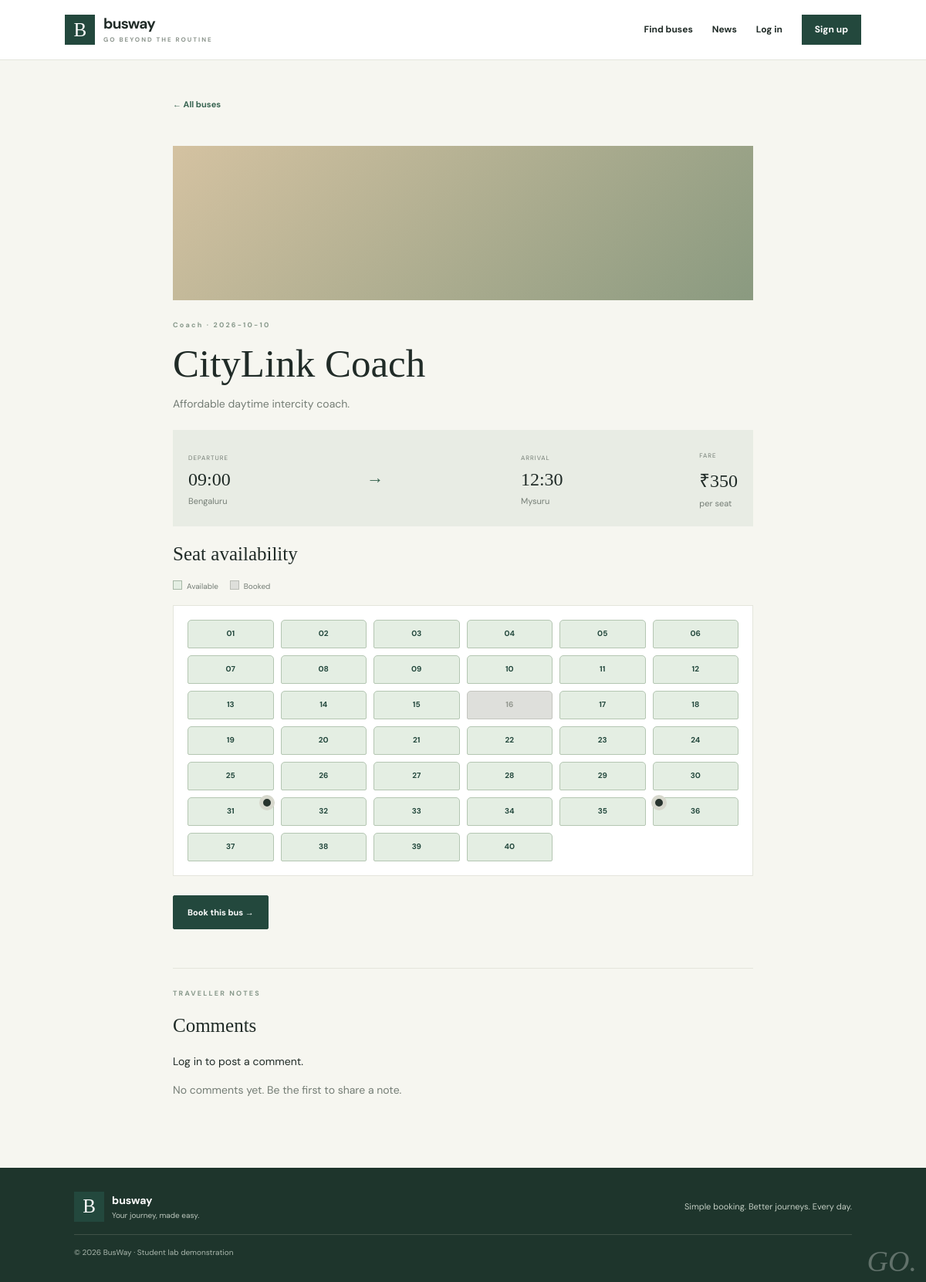
/bus/3, run on the app's committed database.
### tables this page shows
CREATE TABLE categories(
            id INTEGER PRIMARY KEY AUTOINCREMENT,
            name TEXT NOT NULL UNIQUE,
            description TEXT NOT NULL DEFAULT ''
        );

CREATE TABLE buses(
            id INTEGER PRIMARY KEY AUTOINCREMENT,
            name TEXT NOT NULL,
            category_id INTEGER NOT NULL REFERENCES categories(id),
            source TEXT NOT NULL,
            destination TEXT NOT NULL,
            departure TEXT NOT NULL,
            arrival TEXT NOT NULL,
            travel_date TEXT NOT NULL,
            price REAL NOT NULL CHECK(price >= 0),
            total_seats INTEGER NOT NULL CHECK(total_seats > 0),
            photo_url TEXT NOT NULL DEFAULT '',
            description TEXT NOT NULL DEFAULT '',
            active INTEGER NOT NULL DEFAULT 1
        );

### app.py (the view)
@app.route("/bus/<int:bus_id>")
def bus_detail(bus_id):
    bus = bus_with_category(bus_id)
    if not bus:
        abort(404)
    occupied = occupied_seats(bus_id)
    seats = [{"label": f"{n:02d}", "taken": f"{n:02d}" in occupied} for n in range(1, bus["total_seats"] + 1)]
    with db() as con:
        comments = con.execute("""SELECT c.*,u.name AS author FROM comments c JOIN users u ON u.id=c.user_id
                                  WHERE c.bus_id=? ORDER BY c.created_at DESC""", (bus_id,)).fetchall()
    return render_template("bus_detail.html", bus=bus, seats=seats, comments=comments)

### app.py (called while the page is built)
def db():
    con = sqlite3.connect(DB_PATH)
    con.row_factory = sqlite3.Row
    con.execute("PRAGMA foreign_keys=ON")
    return con

def user_now():
    if not session.get("user_id"):
        return None
    with db() as con:
        return con.execute("SELECT id,name,email,role FROM users WHERE id=?", (session["user_id"],)).fetchone()

def occupied_seats(bus_id, exclude_booking=None):
    sql = "SELECT seats FROM bookings WHERE bus_id=? AND status='Confirmed'"
    params = [bus_id]
    if exclude_booking:
        sql += " AND id != ?"
        params.append(exclude_booking)
    with db() as con:
        rows = con.execute(sql, params).fetchall()
    occupied = set()
    for row in rows:
        occupied.update(s.strip() for s in row["seats"].split(",") if s.strip())
    return occupied

def bus_with_category(bus_id):
    with db() as con:
        return con.execute("""SELECT b.*,c.name AS category_name,c.description AS category_description
                              FROM buses b JOIN categories c ON c.id=b.category_id WHERE b.id=?""",
                           (bus_id,)).fetchone()

@app.context_processor
def inject_globals():
    return {"current_user": user_now(), "today": date.today().isoformat()}

### templates/bus_detail.html
{% extends "base.html" %}{% block title %}{{ bus.name }}{% endblock %}{% block content %}<section class="narrow detail-page"><a class="text-link" href="{{ url_for('index') }}">← All buses</a><div class="detail-art art-2"><span class="bus-art-label">{{ bus.category_name|upper }}</span><span class="bus-art-wheel wheel-one"></span><span class="bus-art-wheel wheel-two"></span><span class="bus-art-word">GO.</span></div><span class="eyebrow">{{ bus.category_name }} · {{ bus.travel_date }}</span><h1>{{ bus.name }}</h1><p>{{ bus.description }}</p><div class="detail-route"><div><span>DEPARTURE</span><h2>{{ bus.departure }}</h2><p>{{ bus.source }}</p></div><span class="route-arrow">→</span><div><span>ARRIVAL</span><h2>{{ bus.arrival }}</h2><p>{{ bus.destination }}</p></div><div><span>FARE</span><h2>₹{{ "{:,.0f}".format(bus.price) }}</h2><p>per seat</p></div></div><h2 class="subheading">Seat availability</h2><div class="seat-legend"><span>Available</span><span>Booked</span></div><div class="seat-grid">{% for seat in seats %}<span class="seat {{ 'taken' if seat.taken else '' }}">{{ seat.label }}</span>{% endfor %}</div><a class="button" href="{{ url_for('book',bus_id=bus.id) }}">Book this bus →</a><section class="comments"><span class="eyebrow">TRAVELLER NOTES</span><h2>Comments</h2>{% if current_user %}<form class="comment-form" method="post" action="{{ url_for('add_comment',bus_id=bus.id) }}"><textarea name="body" rows="3" maxlength="1000" placeholder="Share your experience..." required></textarea><button class="button" type="submit">Post comment</button></form>{% else %}<p><a href="{{ url_for('login') }}">Log in</a> to post a comment.</p>{% endif %}{% for c in comments %}<article class="comment"><strong>{{ c.author }}</strong><small>{{ c.created_at }}</small><p>{{ c.body }}</p></article>{% else %}<p class="muted">No comments yet. Be the first to share a note.</p>{% endfor %}</section></section>{% endblock %}

### static/style.css (style rules this page uses)
:root { --ink:#202b27;--muted:#747d75;--paper:#f6f6f0;--white:#fff;--green:#23483d;--green2:#386451;--gold:#d8b879;--line:#e4e5dc;--red:#a2473e }
* { box-sizing:border-box }
body { margin:0;background:var(--paper);color:var(--ink);font:14px/1.65 'DM Sans',sans-serif }
a { color:inherit;text-decoration:none }
.eyebrow { display:block;font-size:9px;font-weight:700;letter-spacing:2.2px;color:#87988a;margin-bottom:12px }
.button { display:inline-flex;align-items:center;justify-content:center;gap:12px;background:var(--green);color:white;border:1px solid var(--green);padding:12px 18px;font-size:11px;font-weight:700;border-radius:2px;cursor:pointer;transition:.2s }
.art-2 { background:linear-gradient(135deg,#d4c2a1,#8a9a80) }
.bus-art-label { position:absolute;top:12px;left:15px;z-index:1;color:#fff;font-size:8px;letter-spacing:1.8px }
.bus-art-wheel { position:absolute;z-index:1;top:62%;width:20px;height:20px;border-radius:50%;background:#28342e;border:5px solid #d7d8cd }
.wheel-one { left:28% }
.wheel-two { right:28% }
.bus-art-word { position:absolute;right:12px;bottom:5px;font:italic 38px 'Playfair Display',serif;color:#ffffff4c }
.text-link { font-size:11px;color:var(--green2);font-weight:700 }
.page-intro h1,.narrow h1 { font:500 clamp(36px,4.5vw,51px)/1.2 'Playfair Display',serif;margin:0 0 10px }
.page-intro p,.narrow>p { color:var(--muted);margin:0 }
.narrow { max-width:800px;padding:45px 24px 75px;margin:auto }
.narrow>.text-link { display:inline-block;margin-bottom:25px }
.detail-art { height:200px;margin:20px 0 25px }
.detail-route { display:flex;align-items:center;justify-content:space-between;gap:15px;background:#e8ece4;padding:20px;margin:22px 0 }
.detail-route span { font-size:8px;letter-spacing:1px;color:var(--muted) }
.detail-route h2 { font:500 24px 'Playfair Display',serif;margin:5px 0 }
.detail-route p { font-size:11px;margin:0;color:var(--muted) }
.route-arrow { font-size:22px!important;color:var(--green2)!important }
.subheading,.comments h2 { font:500 25px 'Playfair Display',serif }
.seat-legend { display:flex;gap:15px;flex-wrap:wrap;font-size:10px;color:var(--muted);margin:13px 0 }
.seat-legend span:before { content:"";display:inline-block;width:10px;height:10px;background:#e4eee3;border:1px solid #a7b8a7;margin-right:6px;vertical-align:-1px }
.seat-legend span:nth-child(2):before { background:#dedfdb;border-color:#b9bcb5 }
.seat-grid { display:grid;grid-template-columns:repeat(6,minmax(35px,1fr));gap:9px;padding:18px;background:white;border:1px solid var(--line);margin:15px 0 25px }
.seat { display:grid;place-items:center;background:#e4eee3;border:1px solid #b4c6b2;color:var(--green);border-radius:5px 5px 2px 2px;min-height:37px;font-size:10px;font-weight:700 }
.seat.taken { background:#dedfdb;border-color:#c3c5be;color:#92968e }
.comments { margin-top:50px;border-top:1px solid var(--line);padding-top:25px }
.muted { color:var(--muted) }

### data on the page
categories: category_name "Coach"
buses: travel_date "2026-10-10", name "CityLink Coach", description "Affordable daytime intercity coach.", departure "09:00", source "Bengaluru", arrival "12:30", destination "Mysuru", price "350"

### other printed values
{{ seat.label }} "01" "02" "03" "04" "05" "06" "07" "08" "09" "10" "11" "12" "13" "14" "15" "16" "17" "18" "19" "20" "21" "22" "23" "24" "25" "26" "27" "28" "29" "30" "31" "32" "33" "34" "35" "36" "37" "38" "39" "40"
